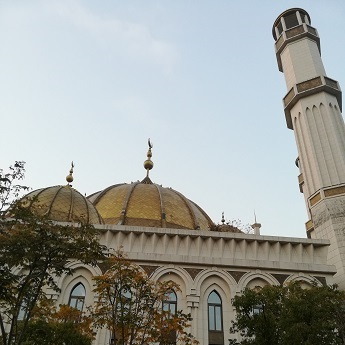
%> input picture m111.jpg, 345 x 345 px
$ octave image_matching_by_SURF.m   (GNU Octave 9; MATLAB toolbox functions it lacks are replaced by stand-ins)
%> lines starting %> are read from the running program, lines starting %| are printed output that depends on the picture
clc
clear all
close all

% Load Sample frame
I1_rgb = imread('m111.jpg');
%> I1_rgb is the input picture: size 345x345x3 uint8; mean R, G, B 155.7, 158.3, 153.7
I2_rgb = imread('m222.jpg');
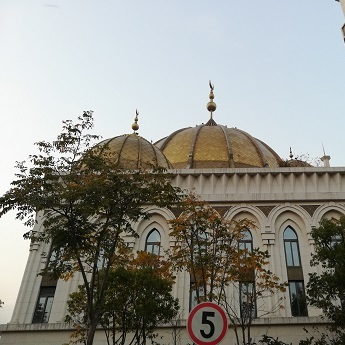
%> input picture m222.jpg, 345 x 345 px
%> I2_rgb is the input picture: size 345x345x3 uint8; mean R, G, B 146.6, 146.8, 140.7
% Convert the sample frame to gray scale
I1 = rgb2gray(I1_rgb);
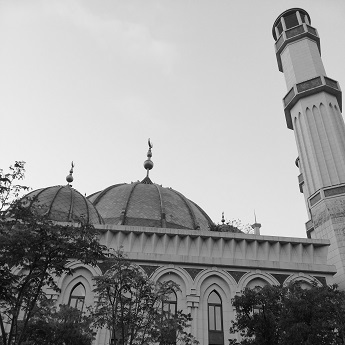
%> I1: size 345x345 uint8; min 0, max 255, mean 157
I2 = rgb2gray(I2_rgb);
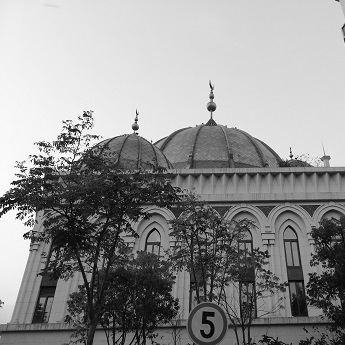
%> I2: size 345x345 uint8; min 0, max 255, mean 146

% Visualize the original images
figure
subplot(1,2,1)
imshow(I1_rgb)
title('Original Frame 1')

subplot(1,2,2)
imshow(I2_rgb)
title('Original Frame 2')
%set(gcf,'position',[x0,y0,width,height])
set(gcf,'position',[150,150,880,420])

% Visualize the Gray scale images
figure
subplot(1,2,1)
imshow(I1)
title('Grayed Frame 1')

subplot(1,2,2)
imshow(I2)
title('Grayed Frame 2')
set(gcf,'position',[150,150,880,420])


%Find the Feature.

%> (the run ends here)
